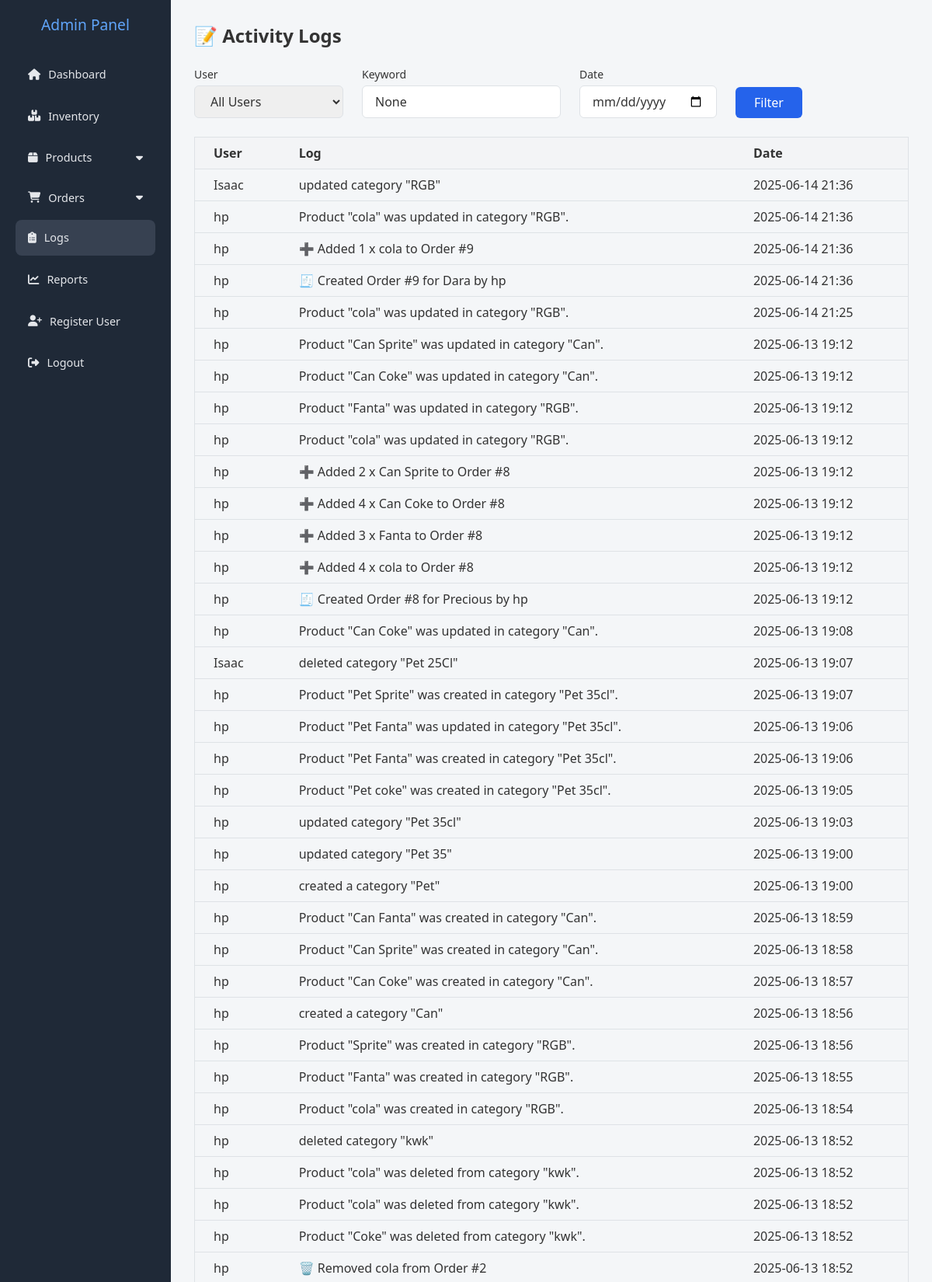
The app's page /logs/logs/ (upper part) with its own data.
### logs/models.py (models this page shows, shortened)
class Log(models.Model):
    user = models.ForeignKey(User,on_delete=models.DO_NOTHING)
    log = models.TextField()
    created_at = models.DateTimeField(auto_now_add=True)

### core/models.py (models this page shows, shortened)
class CustomUser(AbstractUser):
    ROLE_CHOICES = (
        ('admin_panel', 'Administrator'),
        ('storekeeper', 'Store Keeper'),
        ('salesperson', 'Sales Person')
    )
    role = models.CharField(max_length=40, choices=ROLE_CHOICES)

### logs/views.py (the view)
# urls.py: path('logs/', log_list_view, name='log_list'),
def log_list_view(request):
    logs = Log.objects.all().order_by('-created_at')
    user = request.GET.get('user')
    keyword = request.GET.get('keyword')
    date = request.GET.get('date')
    if user:
        logs = logs.filter(user_id=user)
    if keyword:
        logs = logs.filter(log__icontains=keyword)
    if date:
        logs = logs.filter(created_at__date=date)
    users = User.objects.all()
    return render(request, 'logs/log_list.html', {
        'logs': logs,
        'users': users,
        'filter_user': user,
        'filter_keyword': keyword,
        'filter_date': date,
    })

### logs/templates/logs/log_list.html (shortened to what this page needs)
{% extends "base.html" %}
{% block content %}
<h1 class="text-2xl font-bold mb-6">📝 Activity Logs</h1>
<form method="get" class="mb-6 flex flex-wrap gap-4 items-end">
    <div>
        <label class="block mb-1 text-sm font-medium">User</label>
        <select name="user" class="border rounded px-3 py-2 w-48">
            <option value="">All Users</option>
        </select>
    </div>
    <div>
        <label class="block mb-1 text-sm font-medium">Keyword</label>
        <input type="text" name="keyword" value="{{ filter_keyword }}" placeholder="e.g. updated" class="border rounded px-3 py-2 w-64">
    </div>
    <div>
        <label class="block mb-1 text-sm font-medium">Date</label>
        <input type="date" name="date" value="{{ filter_date }}" class="border rounded px-3 py-2">
    </div>
    <div>
        <button type="submit" class="bg-blue-600 text-white px-4 py-2 rounded mt-6">Filter</button>
    </div>
</form>
<div class="overflow-x-auto">
    <table class="min-w-full border border-gray-300 rounded shadow">
        <thead class="bg-gray-100">
            <tr>
                <th class="text-left px-4 py-2 border-b">User</th>
                <th class="text-left px-4 py-2 border-b">Log</th>
                <th class="text-left px-4 py-2 border-b">Date</th>
            </tr>
        </thead>
        <tbody>
            {% for log in logs %}
            <tr class="hover:bg-gray-50">
                <td class="px-4 py-2 border-b">
                    {% if log.user %}
                        {{ log.user.username }}
                    {% else %}
                        System
                    {% endif %}
                </td>
                <td class="px-4 py-2 border-b">{{ log.log }}</td>
                <td class="px-4 py-2 border-b">{{ log.created_at|date:"Y-m-d H:i" }}</td>
            </tr>
            {% empty %}
            <tr>
                <td colspan="3" class="text-center text-gray-500 px-4 py-4">No logs found.</td>
            </tr>
            {% endfor %}
        </tbody>
    </table>
</div>
{% endblock %}

### templates/base.html (style rules this page uses)
body { margin: 0; font-family: 'Segoe UI', Tahoma, Geneva, Verdana, sans-serif; background-color: #f4f6f8; color: #333; }

### records on screen
Log: user.username "Isaac", log "updated category \"RGB\"", created_at "2025-06-14 21:36"
Log: user.username "hp", log "Product \"cola\" was updated in category \"RGB\".", created_at "2025-06-14 21:36"
Log: user.username "hp", log "➕ Added 1 x cola to Order #9", created_at "2025-06-14 21:36"
Log: user.username "hp", log "🧾 Created Order #9 for Dara by hp", created_at "2025-06-14 21:36"
Log: user.username "hp", log "Product \"cola\" was updated in category \"RGB\".", created_at "2025-06-14 21:25"
Log: user.username "hp", log "Product \"Can Sprite\" was updated in category \"Can\".", created_at "2025-06-13 19:12"
Log: user.username "hp", log "Product \"Can Coke\" was updated in category \"Can\".", created_at "2025-06-13 19:12"
Log: user.username "hp", log "Product \"Fanta\" was updated in category \"RGB\".", created_at "2025-06-13 19:12"
Log: user.username "hp", log "Product \"cola\" was updated in category \"RGB\".", created_at "2025-06-13 19:12"
Log: user.username "hp", log "➕ Added 2 x Can Sprite to Order #8", created_at "2025-06-13 19:12"
Log: user.username "hp", log "➕ Added 4 x Can Coke to Order #8", created_at "2025-06-13 19:12"
Log: user.username "hp", log "➕ Added 3 x Fanta to Order #8", created_at "2025-06-13 19:12"
Log: user.username "hp", log "➕ Added 4 x cola to Order #8", created_at "2025-06-13 19:12"
Log: user.username "hp", log "🧾 Created Order #8 for Precious by hp", created_at "2025-06-13 19:12"
Log: user.username "hp", log "Product \"Can Coke\" was updated in category \"Can\".", created_at "2025-06-13 19:08"
Log: user.username "Isaac", log "deleted category \"Pet 25Cl\"", created_at "2025-06-13 19:07"
Log: user.username "hp", log "Product \"Pet Sprite\" was created in category \"Pet 35cl\".", created_at "2025-06-13 19:07"
Log: user.username "hp", log "Product \"Pet Fanta\" was updated in category \"Pet 35cl\".", created_at "2025-06-13 19:06"
Log: user.username "hp", log "Product \"Pet Fanta\" was created in category \"Pet 35cl\".", created_at "2025-06-13 19:06"
Log: user.username "hp", log "Product \"Pet coke\" was created in category \"Pet 35cl\".", created_at "2025-06-13 19:05"
Log: user.username "hp", log "updated category \"Pet 35cl\"", created_at "2025-06-13 19:03"
Log: user.username "hp", log "updated category \"Pet 35\"", created_at "2025-06-13 19:00"
Log: user.username "hp", log "created a category \"Pet\"", created_at "2025-06-13 19:00"
Log: user.username "hp", log "Product \"Can Fanta\" was created in category \"Can\".", created_at "2025-06-13 18:59"
Log: user.username "hp", log "Product \"Can Sprite\" was created in category \"Can\".", created_at "2025-06-13 18:58"
Log: user.username "hp", log "Product \"Can Coke\" was created in category \"Can\".", created_at "2025-06-13 18:57"
Log: user.username "hp", log "created a category \"Can\"", created_at "2025-06-13 18:56"
Log: user.username "hp", log "Product \"Sprite\" was created in category \"RGB\".", created_at "2025-06-13 18:56"
Log: user.username "hp", log "Product \"Fanta\" was created in category \"RGB\".", created_at "2025-06-13 18:55"
Log: user.username "hp", log "Product \"cola\" was created in category \"RGB\".", created_at "2025-06-13 18:54"
Log: user.username "hp", log "deleted category \"kwk\"", created_at "2025-06-13 18:52"
Log: user.username "hp", log "Product \"cola\" was deleted from category \"kwk\".", created_at "2025-06-13 18:52"
Log: user.username "hp", log "Product \"cola\" was deleted from category \"kwk\".", created_at "2025-06-13 18:52"
Log: user.username "hp", log "Product \"Coke\" was deleted from category \"kwk\".", created_at "2025-06-13 18:52"
Log: user.username "hp", log "🗑️ Removed cola from Order #2", created_at "2025-06-13 18:52"
